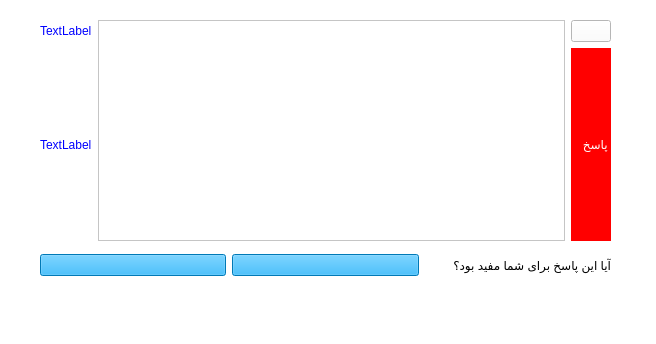
<?xml version="1.0" encoding="UTF-8"?>
<ui version="4.0">
 <class>ReplyViewItem</class>
 <widget class="QWidget" name="ReplyViewItem">
  <property name="geometry">
   <rect>
    <x>0</x>
    <y>0</y>
    <width>656</width>
    <height>344</height>
   </rect>
  </property>
  <property name="windowTitle">
   <string>Form</string>
  </property>
  <property name="styleSheet">
   <string notr="true">background-color: rgb(255, 255, 255);</string>
  </property>
  <widget class="QWidget" name="layoutWidget">
   <property name="geometry">
    <rect>
     <x>40</x>
     <y>250</y>
     <width>571</width>
     <height>30</height>
    </rect>
   </property>
   <layout class="QHBoxLayout" name="horizontalLayout_2">
    <item>
     <widget class="QPushButton" name="bnt_dislike">
      <property name="styleSheet">
       <string notr="true">background-color: rgb(0, 170, 255);</string>
      </property>
      <property name="text">
       <string/>
      </property>
     </widget>
    </item>
    <item>
     <widget class="QPushButton" name="bnt_like">
      <property name="styleSheet">
       <string notr="true">background-color: rgb(0, 170, 255);</string>
      </property>
      <property name="text">
       <string/>
      </property>
     </widget>
    </item>
    <item>
     <widget class="QLabel" name="label_3">
      <property name="text">
       <string>آیا این پاسخ برای شما مفید بود؟</string>
      </property>
     </widget>
    </item>
   </layout>
  </widget>
  <widget class="QWidget" name="layoutWidget">
   <property name="geometry">
    <rect>
     <x>40</x>
     <y>20</y>
     <width>571</width>
     <height>221</height>
    </rect>
   </property>
   <layout class="QGridLayout" name="gridLayout">
    <item row="0" column="0">
     <widget class="QLabel" name="lab_date">
      <property name="styleSheet">
       <string notr="true">color: rgb(0, 0, 255);</string>
      </property>
      <property name="text">
       <string>TextLabel</string>
      </property>
     </widget>
    </item>
    <item row="0" column="1" rowspan="2">
     <widget class="QTextEdit" name="txt_content">
      <property name="styleSheet">
       <string notr="true">font: 10pt &quot;MS Shell Dlg 2&quot;;</string>
      </property>
     </widget>
    </item>
    <item row="1" column="0">
     <widget class="QLabel" name="lab_sender">
      <property name="styleSheet">
       <string notr="true">color: rgb(0, 0, 255);</string>
      </property>
      <property name="text">
       <string>TextLabel</string>
      </property>
     </widget>
    </item>
    <item row="1" column="2">
     <widget class="QLabel" name="label">
      <property name="styleSheet">
       <string notr="true">background-color: rgb(255, 0, 0);
color: rgb(255, 255, 255);</string>
      </property>
      <property name="text">
       <string> پاسخ </string>
      </property>
     </widget>
    </item>
    <item row="0" column="2">
     <widget class="QPushButton" name="bnt_icon">
      <property name="styleSheet">
       <string notr="true">background-color: rgb(255, 255, 255);</string>
      </property>
      <property name="text">
       <string/>
      </property>
     </widget>
    </item>
   </layout>
  </widget>
 </widget>
 <resources/>
 <connections/>
</ui>
